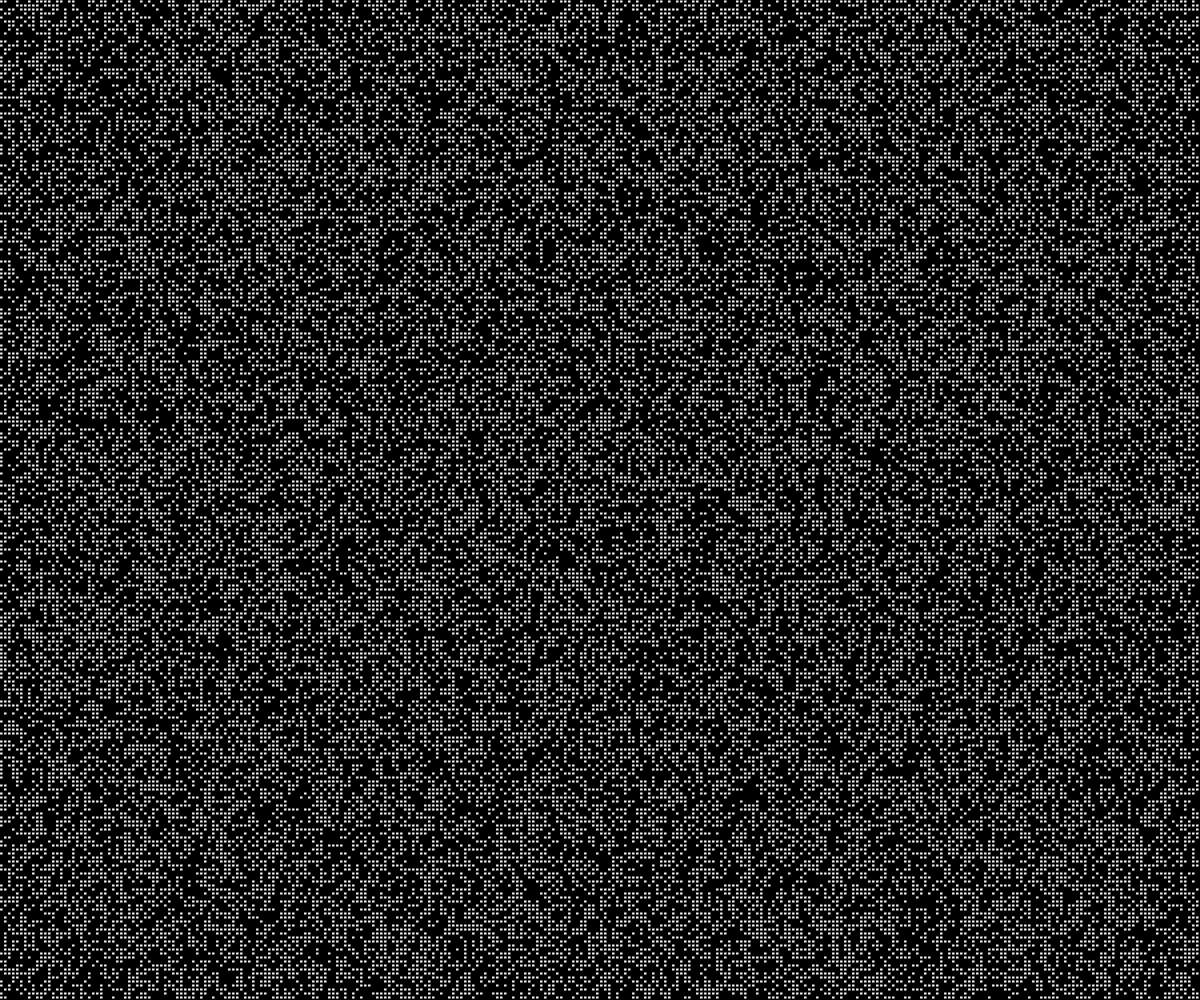
Frame 1 (no input)
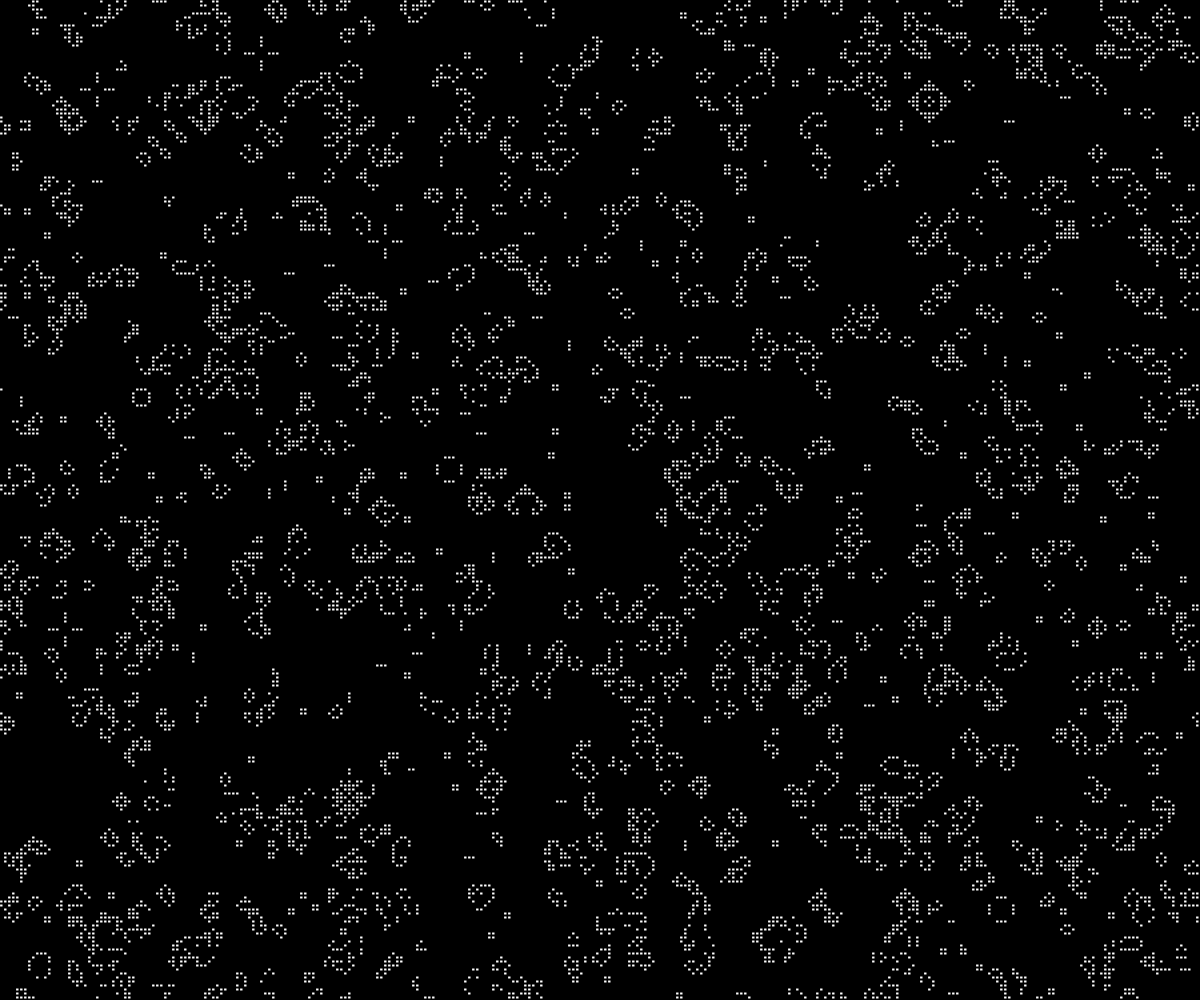
Frame 60 (no input)
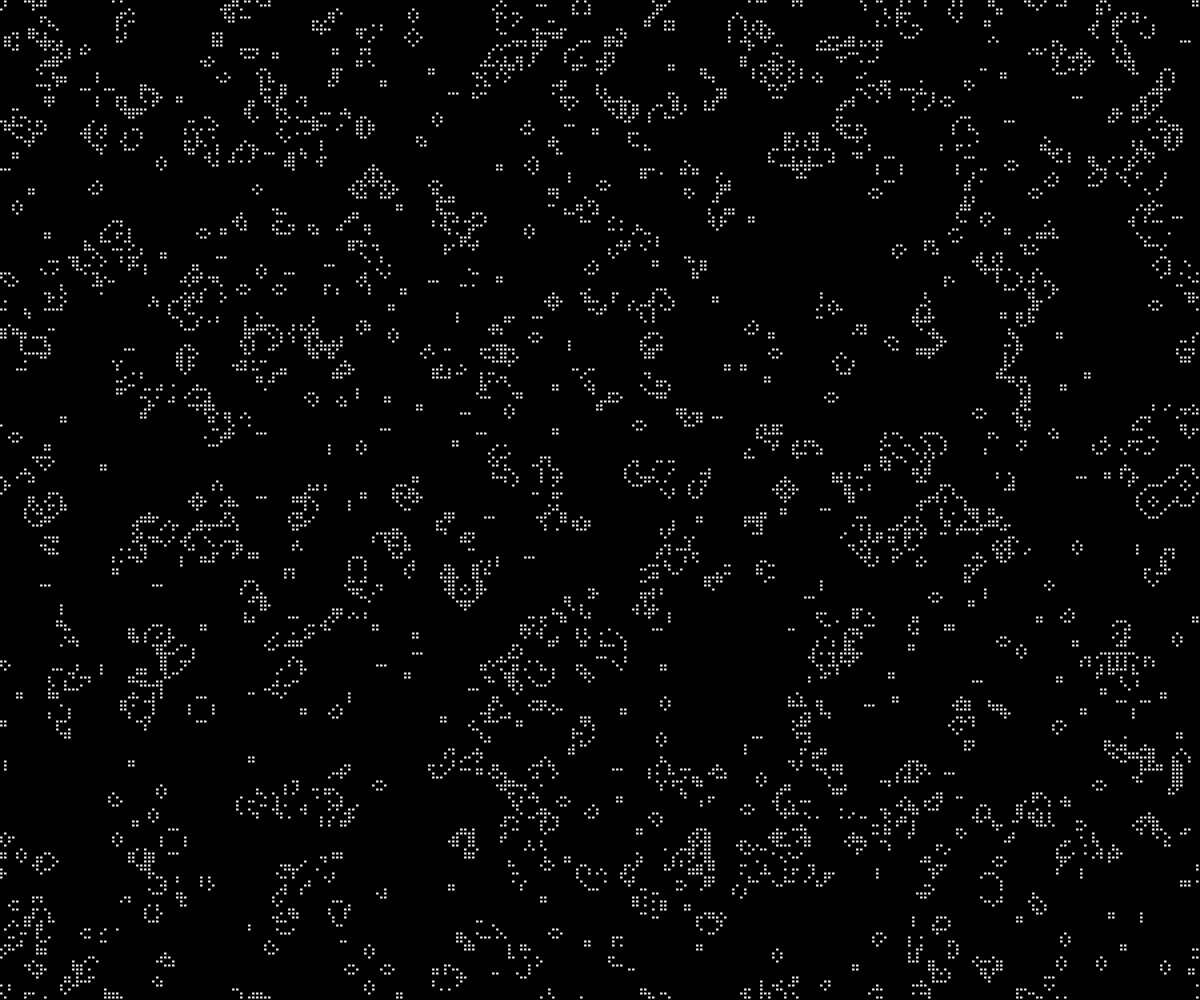
Frame 120 (the mouse pressed at the canvas centre since frame 60)

The p5.js sketch that drew these frames (run headless with seeded random() and noise() and a simulated clock; from frame 60 on, the mouse is pressed at the canvas centre):

// p5.js sketch
// ── sketch.js
let world;
let rows;
let cols;
let res = 4

function createWorld(cols, rows) {
    let world = Array(cols)
    for(let i = 0; i < cols; i++) {
        world[i] = new Array(rows)
    }
    return world;
}

function setup() {
    createCanvas(windowWidth, windowHeight);
    console.log(windowWidth)
    console.log(windowHeight)
    cols = width / res;
    rows = height / res;
    world = createWorld(cols, rows)
    for(let i = 0; i < cols; i++) {
        for(let j = 0; j < rows; j++) {
            world[i][j] = floor(random(2))
        }
    }
}

function draw() {
    background(0);
    for(let i = 0; i < cols; i++) {
        for(let j = 0; j < rows; j++) {
            let x = i * res;
            let y = j * res;
            if(world[i][j] == 1) {
                fill(255);
                rect(x, y, res - 1, res - 1);
            }
        }
    }

    let nextWorld = createWorld(cols, rows)
    for(let i = 0; i < cols; i++) {
        for(let j = 0; j < rows; j++) {
            let state = world[i][j]
            let sum = neighborCount(world, i, j)
            if(state == 0 && sum == 3) {
                nextWorld[i][j] = 1
            } else if(state == 1 && (sum < 2 || sum > 3)) {
                nextWorld[i][j] = 0
            } else {
                nextWorld[i][j] = state
            }
        }
    }
    world = nextWorld;
}

function neighborCount(world, x, y) {
    let sum = 0;
    for(let i = -1; i < 2; i++) {
        for(let j = -1; j < 2; j++) {
            let col = (x + i + cols) % cols
            let row = (y + j + rows) % rows
            sum += world[col][row]
        }
    }
    sum -= world[x][y]
    return sum
}
